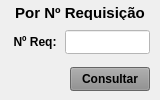
               <widget class="QWidget" name="widget_Cor6" native="true">
                <property name="sizePolicy">
                 <sizepolicy hsizetype="Preferred" vsizetype="Preferred">
                  <horstretch>0</horstretch>
                  <verstretch>0</verstretch>
                 </sizepolicy>
                </property>
                <property name="minimumSize">
                 <size>
                  <width>160</width>
                  <height>0</height>
                 </size>
                </property>
                <property name="maximumSize">
                 <size>
                  <width>160</width>
                  <height>16777215</height>
                 </size>
                </property>
                <property name="styleSheet">
                 <string notr="true"/>
                </property>
                <layout class="QVBoxLayout" name="verticalLayout_10">
                 <property name="spacing">
                  <number>5</number>
                 </property>
                 <property name="leftMargin">
                  <number>5</number>
                 </property>
                 <property name="topMargin">
                  <number>3</number>
                 </property>
                 <property name="rightMargin">
                  <number>5</number>
                 </property>
                 <property name="bottomMargin">
                  <number>3</number>
                 </property>
                 <item>
                  <widget class="QLabel" name="label_57">
                   <property name="minimumSize">
                    <size>
                     <width>0</width>
                     <height>15</height>
                    </size>
                   </property>
                   <property name="maximumSize">
                    <size>
                     <width>16777215</width>
                     <height>15</height>
                    </size>
                   </property>
                   <property name="font">
                    <font>
                     <pointsize>11</pointsize>
                     <weight>75</weight>
                     <bold>true</bold>
                    </font>
                   </property>
                   <property name="text">
                    <string>Por Nº Requisição</string>
                   </property>
                   <property name="alignment">
                    <set>Qt::AlignCenter</set>
                   </property>
                  </widget>
                 </item>
                 <item>
                  <widget class="QWidget" name="widget_39" native="true">
                   <property name="minimumSize">
                    <size>
                     <width>0</width>
                     <height>30</height>
                    </size>
                   </property>
                   <property name="maximumSize">
                    <size>
                     <width>16777215</width>
                     <height>30</height>
                    </size>
                   </property>
                   <property name="styleSheet">
                    <string notr="true"/>
                   </property>
                   <layout class="QHBoxLayout" name="horizontalLayout_10">
                    <property name="spacing">
                     <number>5</number>
                    </property>
                    <property name="leftMargin">
                     <number>5</number>
                    </property>
                    <property name="topMargin">
                     <number>3</number>
                    </property>
                    <property name="rightMargin">
                     <number>5</number>
                    </property>
                    <property name="bottomMargin">
                     <number>3</number>
                    </property>
                    <item>
                     <widget class="QLabel" name="label_66">
                      <property name="minimumSize">
                       <size>
                        <width>50</width>
                        <height>0</height>
                       </size>
                      </property>
                      <property name="maximumSize">
                       <size>
                        <width>50</width>
                        <height>16777215</height>
                       </size>
                      </property>
                      <property name="font">
                       <font>
                        <pointsize>9</pointsize>
                        <weight>75</weight>
                        <bold>true</bold>
                       </font>
                      </property>
                      <property name="text">
                       <string>Nº Req:</string>
                      </property>
                      <property name="alignment">
                       <set>Qt::AlignCenter</set>
                      </property>
                     </widget>
                    </item>
                    <item>
                     <widget class="QLineEdit" name="line_Num_Req">
                      <property name="sizePolicy">
                       <sizepolicy hsizetype="Preferred" vsizetype="Preferred">
                        <horstretch>0</horstretch>
                        <verstretch>0</verstretch>
                       </sizepolicy>
                      </property>
                      <property name="minimumSize">
                       <size>
                        <width>0</width>
                        <height>0</height>
                       </size>
                      </property>
                      <property name="maximumSize">
                       <size>
                        <width>16777215</width>
                        <height>16777215</height>
                       </size>
                      </property>
                      <property name="font">
                       <font>
                        <pointsize>9</pointsize>
                       </font>
                      </property>
                      <property name="styleSheet">
                       <string notr="true">background-color: rgb(255, 255, 255);</string>
                      </property>
                      <property name="alignment">
                       <set>Qt::AlignCenter</set>
                      </property>
                      <property name="placeholderText">
                       <string/>
                      </property>
                     </widget>
                    </item>
                   </layout>
                  </widget>
                 </item>
                 <item>
                  <widget class="QWidget" name="widget_42" native="true">
                   <property name="minimumSize">
                    <size>
                     <width>0</width>
                     <height>30</height>
                    </size>
                   </property>
                   <property name="maximumSize">
                    <size>
                     <width>16777215</width>
                     <height>30</height>
                    </size>
                   </property>
                   <property name="styleSheet">
                    <string notr="true"/>
                   </property>
                   <layout class="QHBoxLayout" name="horizontalLayout_11">
                    <property name="spacing">
                     <number>5</number>
                    </property>
                    <property name="leftMargin">
                     <number>5</number>
                    </property>
                    <property name="topMargin">
                     <number>3</number>
                    </property>
                    <property name="rightMargin">
                     <number>5</number>
                    </property>
                    <property name="bottomMargin">
                     <number>3</number>
                    </property>
                    <item>
                     <widget class="QLabel" name="label_18">
                      <property name="text">
                       <string/>
                      </property>
                     </widget>
                    </item>
                    <item>
                     <widget class="QPushButton" name="btn_Num_Req">
                      <property name="sizePolicy">
                       <sizepolicy hsizetype="Preferred" vsizetype="Preferred">
                        <horstretch>0</horstretch>
                        <verstretch>0</verstretch>
                       </sizepolicy>
                      </property>
                      <property name="maximumSize">
                       <size>
                        <width>80</width>
                        <height>16777215</height>
                       </size>
                      </property>
                      <property name="font">
                       <font>
                        <pointsize>9</pointsize>
                        <weight>75</weight>
                        <bold>true</bold>
                       </font>
                      </property>
                      <property name="cursor">
                       <cursorShape>PointingHandCursor</cursorShape>
                      </property>
                      <property name="styleSheet">
                       <string notr="true">background-color: rgb(141, 141, 141);</string>
                      </property>
                      <property name="text">
                       <string>Consultar</string>
                      </property>
                     </widget>
                    </item>
                   </layout>
                  </widget>
                 </item>
                </layout>
               </widget>
